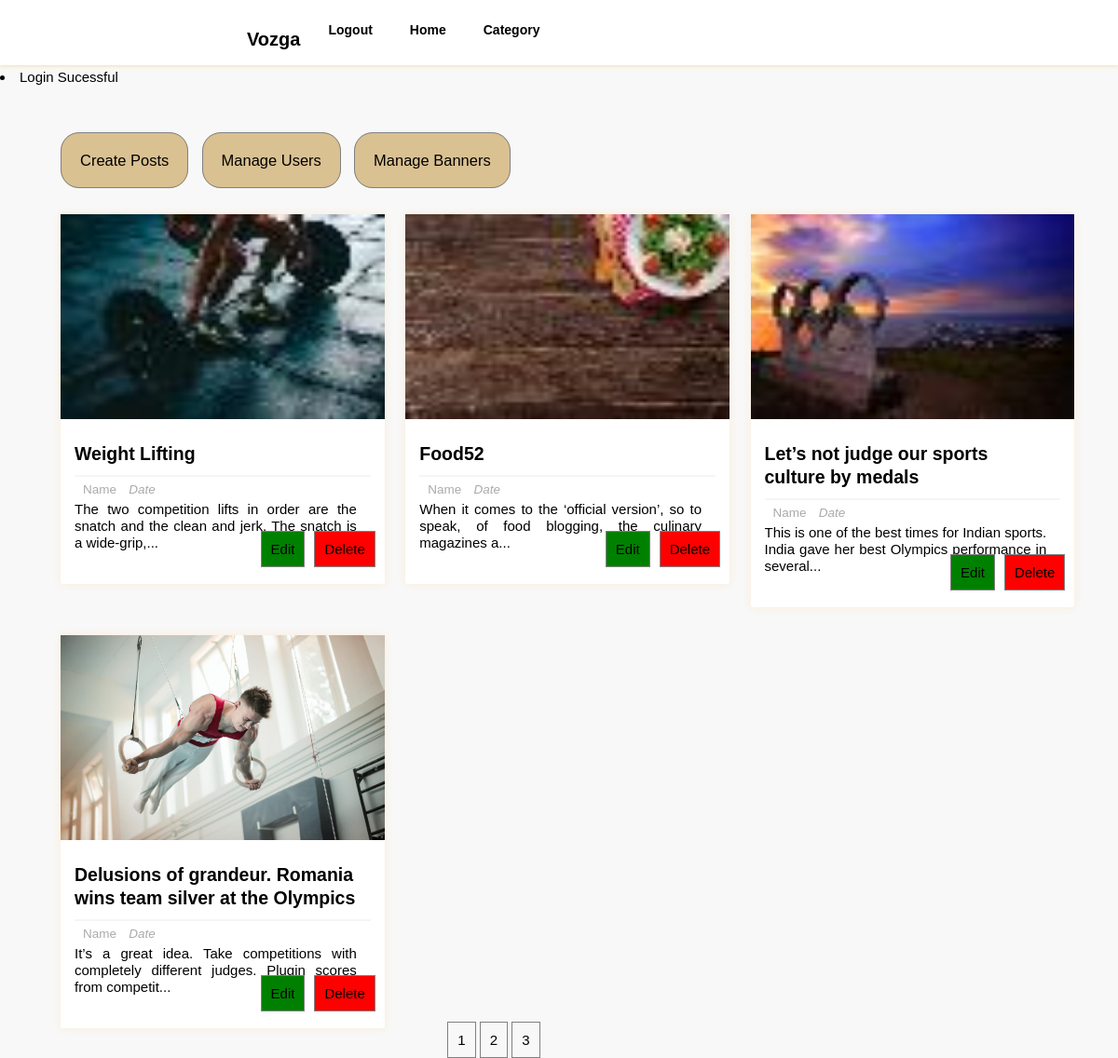
Page /dashboard.php?success=loggedin (signed in) on the committed database.
### tables this page shows
CREATE TABLE `posts` (
  `p_id` int(11) NOT NULL,
  `title` varchar(255) NOT NULL,
  `description` text NOT NULL,
  `category` varchar(255) NOT NULL,
  `image` varchar(255) NOT NULL,
  `user_id` int(20) NOT NULL,
  `likes` int(11) NOT NULL
);

### dashboard.php (the view, shortened to what this page needs)
<?php
    require_once "includes/login_validate.php";
?>
<html lang="en">
<head>
    <link href="includes/style.css" rel="stylesheet" type="text/css" />
</head>
<body>
<div class="header-wrapper">
<header>
            <div class='logo'>
                <h3>Vozga</h3>
            </div>
            <div class="search-form">
                        <div class="icon">
                        </div>
                    </div>
            <ul class='list'>
                <li><a>Category<i class="fas fa-chevron-down" style="color:black; font-size: 14px; font-weight: 600; padding:5px;"></i></a>
                </li>
                <li><a href='homepage'>Home</a></li>
                <li><a href="logout">Logout</a></li>
            </ul>
        </header>
</div>
    <?php if(isset($_SESSION['message'])):?>
            <div class="msg <?php echo $_SESSION['type'];?>">
                <li><?php echo $_SESSION['message'];?></li>
            </div>
        <?php endif;?>
    <div class="manage-posts-admin">
            <div class="admin-manage">
                <ul>
                    <li><a href="createpost.php">Create Posts</a></li>
                    <li><a href="manageuser.php">Manage Users</a></li>
                    <li><a href="banner.php">Manage Banners</a></li>
                </ul>
            </div>
        <div class="main-content-admin">
                    <?php
                        $results_per_page=4;
                        $sql="SELECT * FROM posts";
                        $result=mysqli_query($con,$sql);
                        $i=0;
                        $num_of_result=mysqli_num_rows($result);
                        $num_of_pages=ceil($num_of_result/$results_per_page);
                        if(!isset($_GET['page'])){
                            $page=1;
                        }else{
                            $page=$_GET['page'];
                        }
                        $start_limit=($page-1)*$results_per_page;
                        $sql="SELECT * FROM posts LIMIT ".$start_limit.','.$results_per_page;
                        $result=mysqli_query($con,$sql);
                        if(mysqli_num_rows($result) > $i){
                            while($row=mysqli_fetch_assoc($result)){
                    ?>
                    <div class="main-post-admin">
                    <?
                        $output_image="images/resized/".$row['image'];
                        $desc=$row['description'];
                        $desc = substr($desc,0,100).'...';
                    ?>
                    <img class="image" src="<?php echo $output_image;?>", alt="post_image">
                    <div class="post-preview-wrapper">
                <a href="single?id=<?php echo $row['p_id'];?>" class="post-title"><?php echo $row['title'];?></a>
                <div class="post-preview">
                    <span class="author-name"><i class="fas fa-user"></i>Name</span>
                    <span class="post-date"><i class="fas fa-calendar-week">Date</i></span>
                    <p class="desc"><?php echo $desc; ?></p>
                </div>
            </div>
            <div class="btns">
                <ul class="edit-delete-btn">
                    <li>
                        <a href="editpost.php/<?php echo $row['p_id'];?>" class="btn edit-link">Edit</a>
                    </li>
                    <li>
                        <a href="deletepost.php/<?php echo  $row['p_id'];?>" class ="btn delete-link" onclick="return confirm('Are you sure you want to delete this?')">Delete</a>
                    </li>
                </ul>
            </div>
        </div>
                    <?php
                            }
                        }
                        else{
                            ?>
                            <tr>
                                <th colspan="2">No results to display</th>
                            </tr>
                            <?php
                        }
                    ?>
        </div>
        <div class='index-dashboard'><center>
        <?php
        for($page=1;$page<=$num_of_pages;$page++)
        {
            echo '<a href="dashboard.php?page='.$page.'">'.$page.'</a> ';
        }   ?>
</div>
    </div>
</body>
</html>

### rows in the picture
posts: image (picture), title "Weight Lifting", description "The two competition lifts in order are the snatch and the clean and jerk. The snatch is a wide-grip,..."
posts: image (picture), title "Food52", description "When it comes to the ‘official version’, so to speak, of food blogging, the culinary magazines a..."
posts: image (picture), title "Let’s not judge our sports culture by medals", description "This is one of the best times for Indian sports. India gave her best Olympics performance in several..."
posts: image (picture), title "Delusions of grandeur. Romania wins team silver at the Olympics", description "It’s a great idea. Take competitions with completely different judges. Plugin scores from competit..."

### other values in the picture
$_SESSION['message'] "Login Sucessful"
